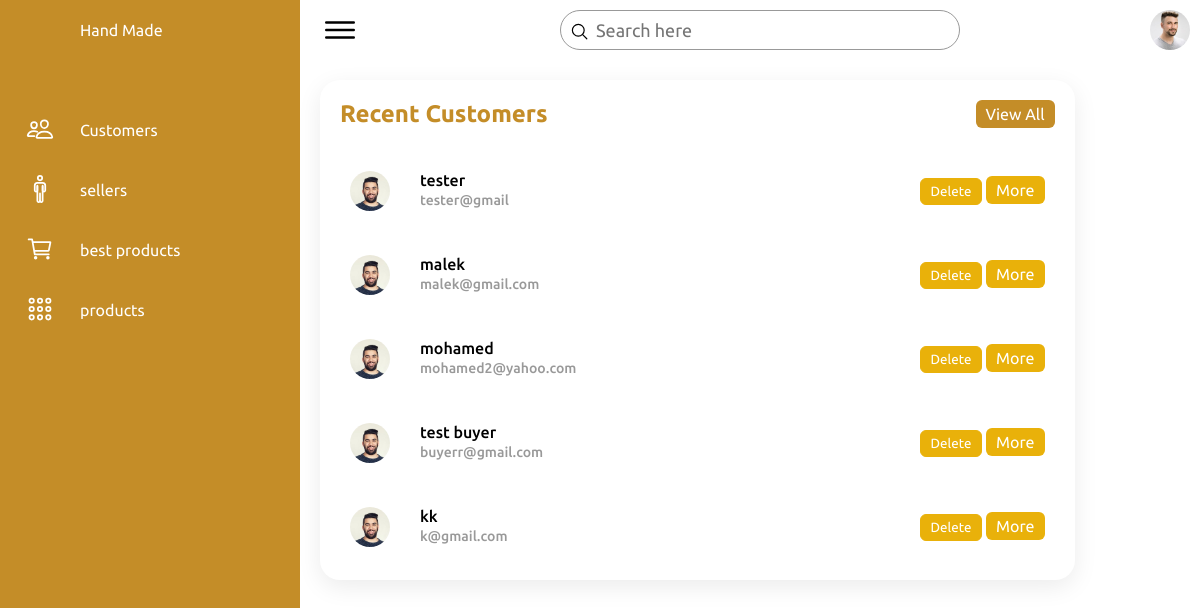
Page /admin_panel (signed in) on the committed database.
### tables this page shows
CREATE TABLE `users` (
  `user_id` int(11) NOT NULL,
  `user_name` varchar(50) NOT NULL,
  `user_email` varchar(32) NOT NULL,
  `user_mobile` varchar(20) NOT NULL,
  `user_password` varchar(30) NOT NULL,
  `user_role` varchar(6) DEFAULT NULL,
  `user_wallet` int(11) NOT NULL,
  `user_ItemsNumber` int(11) NOT NULL
);

### admin_panel/index.php (the view, shortened to what this page needs)
<?php
include('../connect.php');
$s_stmt = $db->prepare('select user_id,user_name,user_email,user_role from users');
$s_stmt->execute();
$users = $s_stmt->fetchAll(PDO::FETCH_ASSOC);
?>
<!DOCTYPE html>
<html lang="en">
<head>
  <link rel="stylesheet" href="assets/css/style.css" />
</head>
<body>
  <div class="container">
    <div class="navigation">
      <ul>
        <li>
          <a href="#">
            <span class="icon"><ion-icon></ion-icon></span>
            <span class="title">Hand Made</span>
          </a>
        </li>
        <li>
          <a href="#" id="customers-tab">
            <span class="icon">
              <ion-icon name="people-outline"></ion-icon>
            </span>
            <span class="title">Customers</span>
          </a>
        </li>
        <li>
          <a href="#" id="sellers-tab">
            <span class="icon"><ion-icon name="man-outline"></ion-icon></span>
            <span class="title">sellers</span>
          </a>
        </li>
        <li>
          <a href="#" id="orders-tab">
            <span class="icon">
              <ion-icon name="cart-outline"></ion-icon>
            </span>
            <span class="title">best products</span>
          </a>
        </li>
        <li>
          <a href="#" id="products-tab">
            <span class="icon">
              <ion-icon name="apps-outline"></ion-icon>
            </span>
            <span class="title">products</span>
          </a>
        </li>
      </ul>
    </div>
    <div class="main">
      <div class="topbar">
        <div class="toggle">
          <ion-icon name="menu-outline"></ion-icon>
        </div>
        <div class="search">
          <label>
            <input type="text" placeholder="Search here" />
            <ion-icon name="search-outline"></ion-icon>
          </label>
        </div>
        <div class="user">
          <img src="assets/imgs/customer01.jpg" alt="" />
        </div>
      </div>
      <div class="details " id="content-area">
        <div class="recentCustomers" id="customers-content">
          <div class="cardHeader">
            <h2>Recent Customers</h2>
            <a href="#" class="btn">View All</a>
          </div>
          <table>
            <?php foreach ($users as $user) { ?>
              <?php if ($user['user_role'] == 'buyer') { ?>
                <tr>
                  <td>
                    <div class="imgBx">
                      <img src="assets/imgs/customer02.jpg" alt="" />
                    </div>
                    <div>
                      <h4>
                        <?php echo $user['user_name'] ?> <br />
                        <span><?php echo $user['user_email'] ?></span>
                      </h4>
                    </div>
                  </td>
                  <td>
                    <div class="buttons">
                      <button style="border: 1px solid #e9b10a;"
                        class="btn"
                        onclick="confirmDelete(<?php echo $user['user_id'] ?>)">
                        Delete
                      </button>
                      <a href="user-info.php?user=<?php echo $user['user_id'] ?>" class="btn">More</a>
                    </div>
                  </td>
                </tr>
              <?php } ?>
            <?php } ?>
          </table>
        </div>
      </div>
    </div>
  </div>
</body>
</html>

### admin_panel/assets/css/style.css (style rules this page uses)
* { font-family: "Ubuntu", sans-serif; margin: 0; padding: 0; box-sizing: border-box; }
:root { --blue: #c48d28; --white: #fff; --gray: #f5f5f5; --black1: #222; --black2: #999; }
body { min-height: 100vh; overflow-x: hidden; }
.container { position: relative; width: 100%; }
.navigation { position: fixed; width: 300px; height: 100%; background: var(--blue); border-left: 10px solid var(--blue); transition: 0.5s; overflow: hidden; }
.navigation ul { position: absolute; top: 0; left: 0; width: 100%; }
.navigation ul li { position: relative; width: 100%; list-style: none; border-top-left-radius: 30px; border-bottom-left-radius: 30px; }
.navigation ul li:nth-child(1) { margin-bottom: 40px; pointer-events: none; }
.navigation ul li a { position: relative; display: block; width: 100%; display: flex; text-decoration: none; color: var(--white); }
.navigation ul li a .icon { position: relative; display: block; min-width: 60px; height: 60px; line-height: 75px; text-align: center; }
.navigation ul li a .icon ion-icon { font-size: 1.75rem; }
.navigation ul li a .title { position: relative; display: block; padding: 0 10px; height: 60px; line-height: 60px; text-align: start; white-space: nowrap; }
.main { position: absolute; width: calc(100% - 300px); left: 300px; min-height: 100vh; background: var(--white); transition: 0.5s; }
.topbar { width: 100%; height: 60px; display: flex; justify-content: space-between; align-items: center; padding: 0 10px; }
.toggle { position: relative; width: 60px; height: 60px; display: flex; justify-content: center; align-items: center; font-size: 2.5rem; cursor: pointer; }
.search { position: relative; width: 400px; margin: 0 10px; }
.search label { position: relative; width: 100%; }
.search label input { width: 100%; height: 40px; border-radius: 40px; padding: 5px 20px; padding-left: 35px; font-size: 18px; outline: none; border: 1px solid var(--black2); }
.search label ion-icon { position: absolute; top: 0; left: 10px; font-size: 1.2rem; }
.user { position: relative; width: 40px; height: 40px; border-radius: 50%; overflow: hidden; cursor: pointer; }
.user img { position: absolute; top: 0; left: 0; width: 100%; height: 100%; object-fit: cover; }
.details { position: relative; width: 100%; padding: 20px; display: grid; grid-template-columns: 5fr 0.5fr; grid-gap: 30px; }
.details .cardHeader { display: flex; justify-content: space-between; align-items: flex-start; }
.cardHeader h2 { font-weight: 600; color: var(--blue); }
.cardHeader .btn , .buttons .btn { position: relative; padding: 5px 10px; background: var(--blue); text-decoration: none; color: var(--white); border-radius: 6px; }
.buttons .btn { background-color: #e9b10a; }
.details table { width: 100%; border-collapse: collapse; margin-top: 10px; }
.recentCustomers { position: relative; display: grid; min-height: 500px; padding: 20px; background: var(--white); box-shadow: 0 7px 25px rgba(0, 0, 0, 0.08); border-radius: 20px; }
.recentCustomers table tr { display: flex; justify-content: space-between; margin-top: 20px; align-items: center; }
.recentCustomers table tr td { display: flex; justify-content: space-between; }
.recentCustomers .imgBx { position: relative; width: 40px; height: 40px; border-radius: 50px; overflow: hidden; display: flex; justify-content: space-between; margin-right: 30px; }
.recentCustomers .imgBx img { position: absolute; top: 0; left: 0; width: 100%; height: 100%; object-fit: cover; }
.recentCustomers table tr td { padding: 12px 10px; }
.recentCustomers table tr td h4 { font-size: 16px; font-weight: 500; line-height: 1.2rem; }
.recentCustomers table tr td h4 span { font-size: 14px; color: var(--black2); }

### rows in the picture
users: user_name "tester", user_email "tester@gmail"
users: user_name "malek", user_email "malek@gmail.com"
users: user_name "mohamed", user_email "mohamed2@yahoo.com"
users: user_name "test buyer", user_email "buyerr@gmail.com"
users: user_name "kk", user_email "k@gmail.com"
